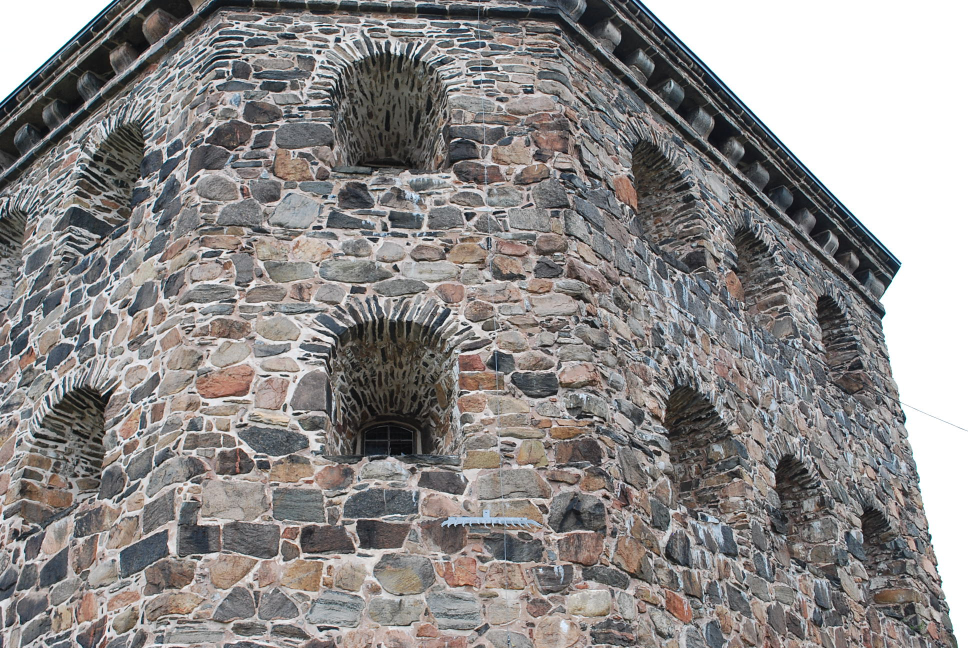
#> input picture 2025-Fall-CTH-CV/A3_exercises/data/kronan2.JPG, 1936 x 1296 px, found by its file name (shown at 1/2 size); the run also reads 1 picture not shown here
$ jupyter execute A3_computer_exercises.ipynb
#> lines starting #> are read from the running program, lines starting #| are printed output that depends on the picture
### 2025-Fall-CTH-CV/A3_exercises/supplied.py
import matplotlib.pyplot as plt
import numpy as np
import scipy as sp

def psphere(x):
    """ Normalization of projective points. Do a normalization on the projective
        points in x. Each column is considered to be a point in homogeneous coordinates.
         INPUT:
              x     - matrix in which each column is a point.
         OUTPUT:
              y     - result after normalization.
              alpha - depth
    """
    alpha = np.sqrt(np.sum(x**2, axis=0))
    y = x / alpha
    return y, alpha


# Helper functions
def pflat(x):
    # Normalizes (m,n)-array x of n homogeneous points
    # to last coordinate 1.
    y = x / x[-1,:]
    return y

def camera_center_and_axis(P):
    # The camera center can be found by taking the null space of the camera matrix
    camera_center = pflat(sp.linalg.null_space(P))[:3]

    principal_axis = P[-1, :3]
    principal_axis = principal_axis / np.linalg.norm(principal_axis)

    return camera_center, principal_axis

def plot_camera(camera_matrix, scale, ax=None):
    if ax is None:
        ax = plt.axes(projection='3d')
    (camera_center, principal_direction) = camera_center_and_axis(camera_matrix)

    ax.scatter3D(camera_center[0], camera_center[1], camera_center[2], c='g')
    dir = principal_direction * scale
    ax.quiver(camera_center[0], camera_center[1], camera_center[2], dir[0], dir[1], dir[2], color='r')

def rital(lines, st='r-'):
    """
    Takes a nx3 matrix "lines" as input where each row represents the homogeneous coordinates of a
    2D line. The function then plots the lines in the last opened figure.

    Args:
        lines (np.ndarray): A NumPy array of shape (n, 3) where each row represents the homogeneous
            coordinates of a 2D line.
        st (str): Optional argument that controls the line style of the plot.
    """

    ax = plt.gca()
    x_limits = ax.get_xlim()
    y_limits = ax.get_ylim()

    nn = lines.shape[0]
    for i in range(nn):
        line = lines[i]
        rikt,_ = psphere(np.array([[line[1]], [-line[0]], [0]]))
        punkter = np.cross(rikt.T, line).reshape(-1, 1)
        punkter = punkter / punkter[-1,:]

        x_coords = [punkter[0, 0] - 2000 * rikt[0, 0], punkter[0, 0] + 2000 * rikt[0, 0]]
        y_coords = [punkter[1, 0] - 2000 * rikt[1, 0], punkter[1, 0] + 2000 * rikt[1, 0]]
        ax.plot(x_coords, y_coords, st)

    ax.set_xlim(x_limits)
    ax.set_ylim(y_limits)


### 2025-Fall-CTH-CV/A3_exercises/A3_computer_exercises.ipynb
# Computer Vision, Assignment 3: Epipolar Geometry

In this assignment, you will study epipolar geometry.
You will use the fundamental matrix and the essential matrix for simultaneously reconstructing the 3D structure and the camera motion from two images.

Please see Canvas for detailed instructions on what is expected for a passing/higher grade.
All computer exercises that are not marked **OPTIONAL** are ``mandatory'' in the sense described on Canvas.

### Submission Requirements:
Your final lab submission should include:
1. Your edited **notebook file** (`.ipynb`).
2. An **HTML printout** of the executed notebook with all outputs visible: File → Save and export Notebook As → HTML
3. A **pdf report** containing answers to the theoretical exercises (see separate document).

[cell 1]
import cv2
import matplotlib.image as mpimg
from mpl_toolkits.mplot3d import Axes3D
import matplotlib.pyplot as plt
import numpy as np
import scipy
import scipy.io
from supplied import pflat, plot_camera, rital

# The Fundamental Matrix

#### *Theoretical exercises 1-4* (see pdf)

## Computer Exercise 1
<figure align="center">

&nbsp; &nbsp; &nbsp; &nbsp;

    <figcaption>Figure1. kronan1.jpg and kronan2.jpg</figcaption>
</figure>

In this exercise you will compute the fundamental matrix for the two images above, showing a part of the fort Kronan in Gothenburg. The calibration matrix $K$ is assumed to be unknown. The file `compEx1data.mat` contains a cell `x` with matched points for the two images.

### Task 1.1
Compute normalization matrices $N_1$ and $N_2$. These matrices should subtract the mean and re-scale using the standard deviation, as in assignment 2.
Normalize the image points of the two images with $N_1$ and $N_2$, respectively.

[cell 2]
data = scipy.io.loadmat('data/compEx1data.mat')
#> (reads 2025-Fall-CTH-CV/A3_exercises/data/compEx1data.mat from the repository)
x_cell = data['x']          # MATLAB cell array -> NumPy object array

# Extract matched points for image 1 and 2
if x_cell.shape == (2, 1):          # 2x1 cell array
    x1 = x_cell[0, 0]
    x2 = x_cell[1, 0]
elif x_cell.shape == (1, 2):        # 1x2 cell array (other exercises)
    x1 = x_cell[0, 0]
    x2 = x_cell[0, 1]
else:
    raise ValueError(f"Unexpected shape for x: {x_cell.shape}")

def to_homogeneous(x):
    if x.shape[0] == 2:
        return np.vstack((x, np.ones((1, x.shape[1]))))
    elif x.shape[0] == 3:
        return x / x[2]
    else:
        raise ValueError("x must be 2xN or 3xN")

def normalize_points(x):
    x = x / x[2]

    u = x[0]
    v = x[1]

    mu_u = np.mean(u)
    mu_v = np.mean(v)
    std_u = np.std(u)
    std_v = np.std(v)

    N = np.array([[1.0 / std_u, 0.0,        -mu_u / std_u],
                  [0.0,         1.0 / std_v, -mu_v / std_v],
                  [0.0,         0.0,         1.0]])

    x_norm = N @ x
    return x_norm, N

x1_h = to_homogeneous(x1)
x2_h = to_homogeneous(x2)

x1n, N1 = normalize_points(x1_h)
x2n, N2 = normalize_points(x2_h)

print("N1 =\n", N1)
print("N2 =\n", N2)

### Task 1.2
Set up the matrix $M$ in the eight point algorithm (8 is the minimum number of points, you should use all the points here), and solve the homogeneous least squares system using SVD.
Check that the minimum singular value and $||Mv||$ are both small. Construct the $3 \times 3$ matrix $\tilde F$ from the solution $v$. This matrix should approximately satisfy $\tilde x_2^T \tilde F \tilde x_1 = 0$, where $\tilde x_j$ are normalized image points. Write the code as a function which would be useful later.

[cell 3]
def estimate_F_DLT(x1s, x2s):
    '''
    x1s and x2s contain matching points
    x1s - 2D image points in the first image in homogenous coordinates (3xN)
    x2s - 2D image points in the second image in homogenous coordinates (3xN)

    Returns:
        F_tilde : 3x3 fundamental matrix estimated with DLT on normalized points
        s_min   : smallest singular value of M
        Mv_norm : || M v ||_2 for the solution vector v
    '''

    # Ensure homogeneous coordinates are normalized (last row = 1)
    x1 = pflat(x1s)
    x2 = pflat(x2s)

    assert x1.shape[1] == x2.shape[1], "x1s and x2s must have the same number of points"
    n = x1.shape[1]

    # Inhomogeneous coordinates
    x  = x1[0, :]
    y  = x1[1, :]
    xp = x2[0, :]
    yp = x2[1, :]

    # Build the M matrix (n x 9) for the eight-point algorithm
    # Each row corresponds to: [x' x, x' y, x', y' x, y' y, y', x, y, 1]
    M = np.zeros((n, 9))
    M[:, 0] = xp * x
    M[:, 1] = xp * y
    M[:, 2] = xp
    M[:, 3] = yp * x
    M[:, 4] = yp * y
    M[:, 5] = yp
    M[:, 6] = x
    M[:, 7] = y
    M[:, 8] = 1.0

    # Solve the homogeneous least-squares problem M v = 0 using SVD
    U, S, Vt = np.linalg.svd(M)
    v = Vt[-1, :]          # Right singular vector corresponding to smallest singular value

    # Reshape to 3x3 matrix F_tilde
    F_tilde = v.reshape(3, 3)

    # Diagnostics: smallest singular value and ||M v||
    s_min = S[-1]
    Mv_norm = np.linalg.norm(M @ v)

    # print checks; comment out if not desired
    print("Minimum singular value of M:", s_min)
    print("Norm of Mv:", Mv_norm)

    return F_tilde, s_min, Mv_norm

You must also make sure that $\det(\tilde{F}) = 0$ for your solution. Make a separate function that explicitly enforces the constraint, as this will be convenient for you later.

[cell 4]
def enforce_fundamental(F_approx):
    '''
    F_approx - Approximate Fundamental matrix (3x3)
    Returns:
        F_rank2 - Fundamental matrix with det(F_rank2) = 0 (rank-2 enforced)
    '''

    # Singular Value Decomposition
    U, S, Vt = np.linalg.svd(F_approx)

    # Enforce rank-2 by setting the smallest singular value to zero
    S_enforced = np.diag(S)
    S_enforced[-1, -1] = 0.0

    # Reconstruct the fundamental matrix with rank 2
    F_rank2 = U @ S_enforced @ Vt

    return F_rank2

Estimate $\tilde{F}$ and check that the epipolar constraints $\tilde{x}_2^T \tilde{F} \tilde{x}_1 = 0$ are roughly fulfilled.

[cell 5]
# 1. Estimate F~ using normalized points
F_approx, s_min, Mv_norm = estimate_F_DLT(x1n, x2n)

# 2. Enforce det(F~) = 0 (rank-2 constraint)
F_tilde = enforce_fundamental(F_approx)

print("det(F_tilde) =", np.linalg.det(F_tilde))

# 3. Check epipolar constraints  x2^T F x1 ≈ 0  for all correspondences
Fx1 = F_tilde @ x1n                 # 3xN
x2T_F_x1 = np.sum(x2n * Fx1, axis=0)  # length-N array of residuals

# Basic statistics of the residuals
print("Epipolar residuals (x2^T F x1):")
print("  mean abs =", np.mean(np.abs(x2T_F_x1)))
print("  max abs  =", np.max(np.abs(x2T_F_x1)))

# If you want to see a few sample values:
print("  first 10 residuals:", x2T_F_x1[:10])

### Task 1.3

Compute the un-normalized fundamental matrix $F$ (using the formula from exercise 4) and the epipolar lines $l = F x_1$. Pick 20 points in the second image at random and plot these in the same figure as the image.
Also plot the corresponding epipolar lines in the same image using the function `rital`. Verify that the points are close to the corresponding epipolar lines.

[cell 6]
# 1. Denormalize to obtain the fundamental matrix in original coordinates
#    F = N2^T * F_tilde * N1
F = N2.T @ F_tilde @ N1

# 2. Compute epipolar lines in image 2 for all points in image 1
#    l2_i = F x1_i  (each column is a line in homogeneous form)
l2 = F @ x1        # 3xN
l2 = l2.T          # N x 3, as expected by rital (rows = lines)

# 3. Choose 20 random correspondences
N_pts = x1.shape[1]
num_show = min(20, N_pts)
idx = np.random.choice(N_pts, size=num_show, replace=False)

# Points in image 2 (inhomogeneous for plotting)
x2_plot = pflat(x2[:, idx])      # 3 x num_show
x2u = x2_plot[0, :]
x2v = x2_plot[1, :]

# Corresponding epipolar lines in image 2
l2_show = l2[idx, :]            # num_show x 3

# 4. Plot image 2, the selected points, and their epipolar lines
img2 = mpimg.imread('data/kronan2.jpg')
#> img2 is the input picture: shape (1296, 1936, 3); mean R, G, B 141.3, 138.2, 137.3

fig, ax = plt.subplots()
ax.imshow(img2)
ax.plot(x2u, x2v, 'ro', markersize=4)   # points in second image
plt.axis('image')
plt.title('Random 20 points and corresponding epipolar lines in image 2')

# rital uses current axes; pass the subset of lines
rital(l2_show, 'g-')            # draw epipolar lines

plt.show()
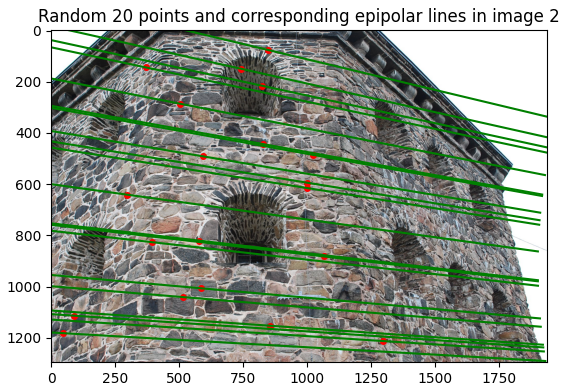
#> figure drawn by matplotlib, 1 panel

# 5. verify numerically that points are close to lines
#    distance from point x2 to line l2: |l^T x| / sqrt(a^2 + b^2)
x2_h = x2[:, idx]               # 3 x num_show
num = np.abs(np.sum(l2_show * x2_h.T, axis=1))           # |l^T x|
den = np.sqrt(l2_show[:, 0]**2 + l2_show[:, 1]**2)
dists = num / den

print("Mean point-line distance (pixels):", np.mean(dists))
print("Max  point-line distance (pixels):", np.max(dists))

Compute the distance between all the points and their corresponding epipolar lines and plot these in a histogram with 100 bins.
What is the mean distance? Create a function as this would be useful later.

[cell 7]
def compute_epipolar_errors(F, x1s, x2s):
    '''
    x1s and x2s contain matching points
    x1s - 2D image points in the first image in homogenous coordinates (3xN)
    x2s - 2D image points in the second image in homogenous coordinates (3xN)
    F   - Fundamental matrix (3x3)

    Returns:
        dists      - 1D array of point-to-line distances (pixels)
        mean_dist  - mean of these distances
    '''

    # Ensure homogeneous normalization
    x1 = pflat(x1s)
    x2 = pflat(x2s)

    # Epipolar lines in image 2 corresponding to points in image 1
    # l2_i = F x1_i
    l2 = F @ x1                # 3xN
    l2 = l2.T                  # N x 3, each row: [a, b, c]

    # Distances from x2 points to corresponding epipolar lines l2
    x2h = x2.T                 # N x 3
    num = np.abs(np.sum(l2 * x2h, axis=1))           # |l^T x|
    den = np.sqrt(l2[:, 0]**2 + l2[:, 1]**2)         # sqrt(a^2 + b^2)
    dists = num / den                                  # N distances in pixels

    mean_dist = np.mean(dists)

    # Plot histogram with 100 bins
    plt.figure()
    plt.hist(dists, bins=100)
    plt.xlabel('Epipolar distance (pixels)')
    plt.ylabel('Count')
    plt.title('Histogram of epipolar point-line distances')
    plt.show()
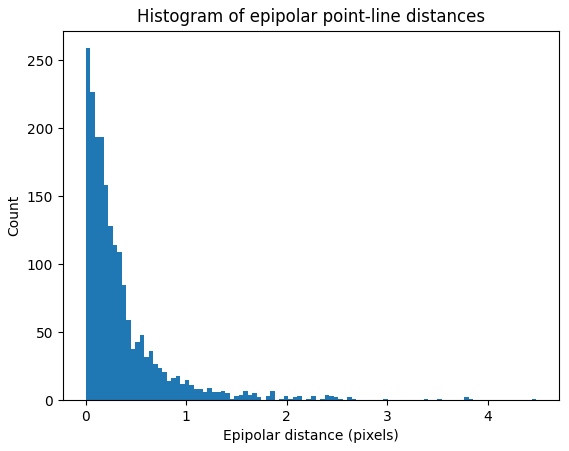
#> figure drawn by matplotlib, 1 panel; tallest bar 259 high, from x = 9.81e-05 to 0.0449

    print("Mean epipolar distance:", mean_dist)

    return dists, mean_dist

[cell 8]
# Compute epipolar distances for all matches
dists, mean_dist = compute_epipolar_errors(F, x1, x2)

#### Your answer here:

The mean distance with normalization is: 0.36123310274799

### Task 1.4

See what happens if we do everything without normalization (that is, set $N_1=N_2=I$ and run the code again).
What is the mean distance in this case?

[cell 9]
# Identity normalization matrices
N1_no = np.eye(3)
N2_no = np.eye(3)

# Estimate F directly from the original homogeneous points
F_approx_no, s_min_no, Mv_norm_no = estimate_F_DLT(x1, x2)

# Enforce rank-2 constraint (det(F) = 0)
F_no = enforce_fundamental(F_approx_no)

print("det(F_no) =", np.linalg.det(F_no))
print("min singular value (no norm) =", s_min_no)
print("||M v|| (no norm) =", Mv_norm_no)

# Compute mean epipolar distance for this case
dists_no, mean_dist_no = compute_epipolar_errors(F_no, x1, x2)
#> in compute_epipolar_errors (call 2), `plt.show()`:
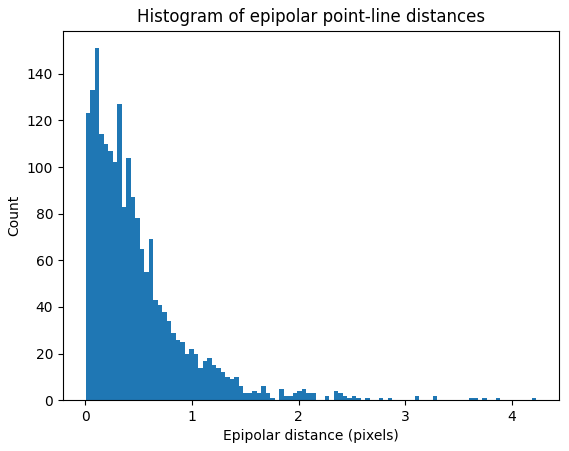
#> figure drawn by matplotlib, 1 panel; tallest bar 151 high, from x = 0.0854 to 0.128

#### Your answer here:

The mean distance without normalization is: 0.48784035810442683

#### *Theoretical exercise 5* (see pdf)

# The Essential Matrix

#### *Theoretical exercise 6* (see pdf)

## Computer Exercise 2

### Task 2.1

The file `compEx2data.mat` contains the calibration matrix $K$ for the two images in Computer Exercise 1.
Normalize the image points using the inverse of $K$.

Set up the matrix $M$ in the eight point algorithm, and solve the homogeneous least squares system using SVD. Check that the minimum singular value and $Mv$ are both small. You can of course re-use function `estimate_F_DLT`.

Construct the essential matrix from the solution $v$. Don't forget to make sure that $E$ has two equal singular values and the third one zero.
As the essential matrix is a homogeneous entity, scale does not matter, but for grading purposes, please also make sure that the two non-zero singular values are both equal to 1.
Check that the epipolar constraints $\tilde{x}_2^T E\tilde{x}_1 = 0$ are roughly fulfilled.

[cell 10]
def enforce_essential(E_approx):
    '''
    E_approx - Approximate Essential matrix (3x3)

    Returns:
        E - Essential matrix with singular values (1, 1, 0)
    '''

    # SVD of the approximate essential matrix
    U, S, Vt = np.linalg.svd(E_approx)

    # Enforce the internal constraints:
    # two equal non-zero singular values (set to 1) and one zero
    S_new = np.diag([1.0, 1.0, 0.0])

    # Reconstruct the constrained essential matrix
    E = U @ S_new @ Vt

    return E

[cell 11]
# Load calibration matrix K
data2 = scipy.io.loadmat('data/compEx2data.mat')
#> (reads 2025-Fall-CTH-CV/A3_exercises/data/compEx2data.mat from the repository)
K_raw = data2['K']

# Handle both possible formats: single 3x3, or 3x3x2 (same intrinsics for both views)
if K_raw.shape == (3, 3):
    K1 = K2 = K_raw
elif K_raw.shape[0:2] == (3, 3):
    # If K is 3x3x2, assume K[:,:,0] for image 1 and K[:,:,1] for image 2
    K1 = K_raw[:, :, 0]
    K2 = K_raw[:, :, 1]
else:
    raise ValueError(f"Unexpected K shape: {K_raw.shape}")

K1_inv = np.linalg.inv(K1)
K2_inv = np.linalg.inv(K2)

# Normalize the image points  (x̃ = K^{-1} x)
x1_tilde = K1_inv @ x1     # 3xN
x2_tilde = K2_inv @ x2     # 3xN


# Set up the matrix M in eight point algorithm and solve for v
# Re-use the DLT function; on normalized camera coordinates it returns an essential matrix
E_approx, s_min, Mv_norm = estimate_F_DLT(x1_tilde, x2_tilde)

# Check that minimum singular value and Mv both are small
print("Min singular value (E case):", s_min)
print("||M v|| (E case):", Mv_norm)


# Construct essential matrix from v (Ensuring that the two non-zero singular values are both equal to 1)
E = enforce_essential(E_approx)

# Inspect singular values to confirm they are [1, 1, 0] approximately
U_E, S_E, Vt_E = np.linalg.svd(E)
print("Singular values of enforced E:", S_E)


# Check that epipolar constraints are roughly fulfilled: x̃2^T E x̃1 ≈ 0
Fx1_cam = E @ x1_tilde                         # 3xN
residuals = np.sum(x2_tilde * Fx1_cam, axis=0)  # length-N array of x̃2^T E x̃1

print("Mean |x2^T E x1|:", np.mean(np.abs(residuals)))
print("Max  |x2^T E x1|:", np.max(np.abs(residuals)))
print("First 10 residuals:", residuals[:10])

### Task 2.2

Compute the fundamental matrix for the un-normalized coordinate system from the essential matrix and compute the epipolar lines $l = F  x_1$. Pick 20 of the detected points in the second image
at random and plot these in the same figure as the image. Also plot the corresponding epipolar lines in the same figure using the function `rital`.

Compute the distance between the points and their corresponding epipolar lines and plot these in a histogram with 100 bins.
**How does this result compare to the corresponding result in Computer Exercise 1?** If the errors are higher, remember that we are dealing with noisy measurements, and for the essential matrix we enforce more constraints than for the fundamental matrix. Write the following function that will be helpful for the rest of the course.

[cell 12]
# Note that we in this case have K1=K2=K

def convert_E_to_F(E, K1, K2):
    '''
    A function that gives you a fundamental matrix from an essential matrix and the two calibration matrices
    E  - Essential matrix (3x3)
    K1 - Calibration matrix for the first image (3x3)
    K2 - Calibration matrix for the second image (3x3)
    '''
    K1_inv = np.linalg.inv(K1)
    K2_inv_T = np.linalg.inv(K2).T   # (K2^{-1})^T = K2^{-T}

    F = K2_inv_T @ E @ K1_inv
    return F

[cell 13]
# Compute the fundamental matrix from the essential matrix and compute the epipolar lines
F_from_E = convert_E_to_F(E, K1, K2)          # F = K^{-T} E K^{-1}

# Epipolar lines in image 2 for all points in image 1: l2_i = F x1_i
l2_all = (F_from_E @ x1).T                 # N x 3, each row is [a,b,c] for one line

# Plot 20 of the detected points and corresponding epipolar lines in the same figure as the image
N_pts = x2.shape[1]
num_show = min(20, N_pts)
idx = np.random.choice(N_pts, size=num_show, replace=False)

x2_plot = pflat(x2[:, idx])               # 3 x num_show
x2u, x2v = x2_plot[0, :], x2_plot[1, :]

l2_show = l2_all[idx, :]                  # num_show x 3

img2 = mpimg.imread('data/kronan2.jpg')
fig, ax = plt.subplots()
ax.imshow(img2)
ax.plot(x2u, x2v, 'ro', markersize=4)
rital(l2_show, 'g-')                      # draw the corresponding epipolar lines
plt.axis('image')
plt.title('20 points and epipolar lines (from E→F)')
plt.show()
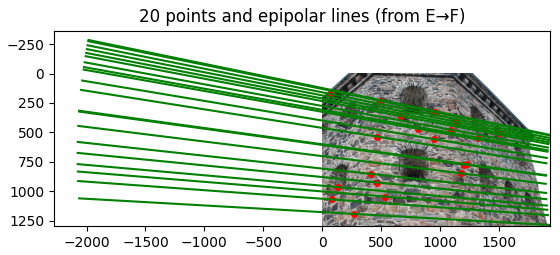
#> figure drawn by matplotlib, 1 panel

# Compute the distance between the points and their corresponding epipolar lines
# and plot these in a histogram
dists_EF, mean_dist_EF = compute_epipolar_errors(F_from_E, x1, x2)
print("Mean epipolar distance (from E→F):", mean_dist_EF)

plt.figure()
plt.hist(dists_EF, bins=100)
plt.xlabel('Epipolar distance (pixels)')
plt.ylabel('Count')
plt.title('Histogram of epipolar distances (from E→F)')
plt.show()
#> (the rest of the program and of its run is left out)
